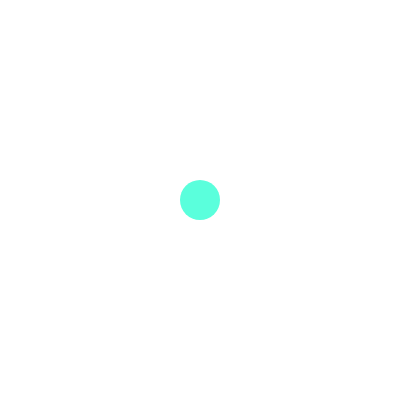
Frame 1 (no input)
Frame 60 (no input): blank canvas, image omitted
Frame 120 (the mouse pressed at the canvas centre since frame 60): blank canvas, image omitted

The p5.js sketch that drew this single still picture (run headless with seeded random() and noise() and a simulated clock; from frame 60 on, the mouse is pressed at the canvas centre):

// p5.js sketch
// ── sketch.js
var avel;
var aacc;
var damping;
var origin;

class Strings {
  constructor(_pos, _vel, _acc) {
    this.pos = _pos;
    this.vel = _vel;
    this.acc = _acc;
  }
 
 show() {
  this.pos.add(ball);
 strokeWeight(2);
 fill(0);    
  line(origin.x, origin.y , ball.pos.x, ball.pos.y);
 }
}



class Ball {
  constructor(_pos, _vel, _acc, _r, _angle) {
    this.pos = _pos;
    this.vel = _vel;
    this.acc = _acc;
    this.rad = _r;
    this.angle = _angle;
  }

  show() {
    noStroke();
    fill(90, 255, 220);
    ellipseMode(CENTER);
    ellipse(this.pos.x, this.pos.y, 40)

  }
  move() {
    this.pos.add(this.vel);
    this.vel.add(this.acc);
  }
  oscillate() {
     this.pos.set(this.rad*sin(this.angle), this.rad*cos(this.angle), 0);         
    this.pos.add(origin);                              
  var gravity = 0.4;                             
      aacc = (-1 * gravity / this.rad) * sin(this.angle);  
      avel += aacc;                 
      avel *= damping;                       
      this.angle += avel; 
  
  
  }
}


function setup() {
  createCanvas(400, 400);
  var origin = (width/2, 0);
  //the ball
  p = createVector(width / 2, height / 2);
  v = createVector(0, 0);
  a = createVector(random(0, 0), random(0,0));
  ball = new Ball(p, v, a);
  
  //the string
  stringp = createVector (width/2,0);
  stringv = createVector (0,0);
  stringa = createVector (0,0);
  string = new Strings ( stringp, stringv, stringa)
  
  
    avel = 0.0;
    aacc = 0.0;
    damping = 0.995;  
    ball.rad = 48.0;      
}

function draw() {
  background(255);
  ball.show();
  ball.move();
  string.show();
  ball.oscillate();
}
